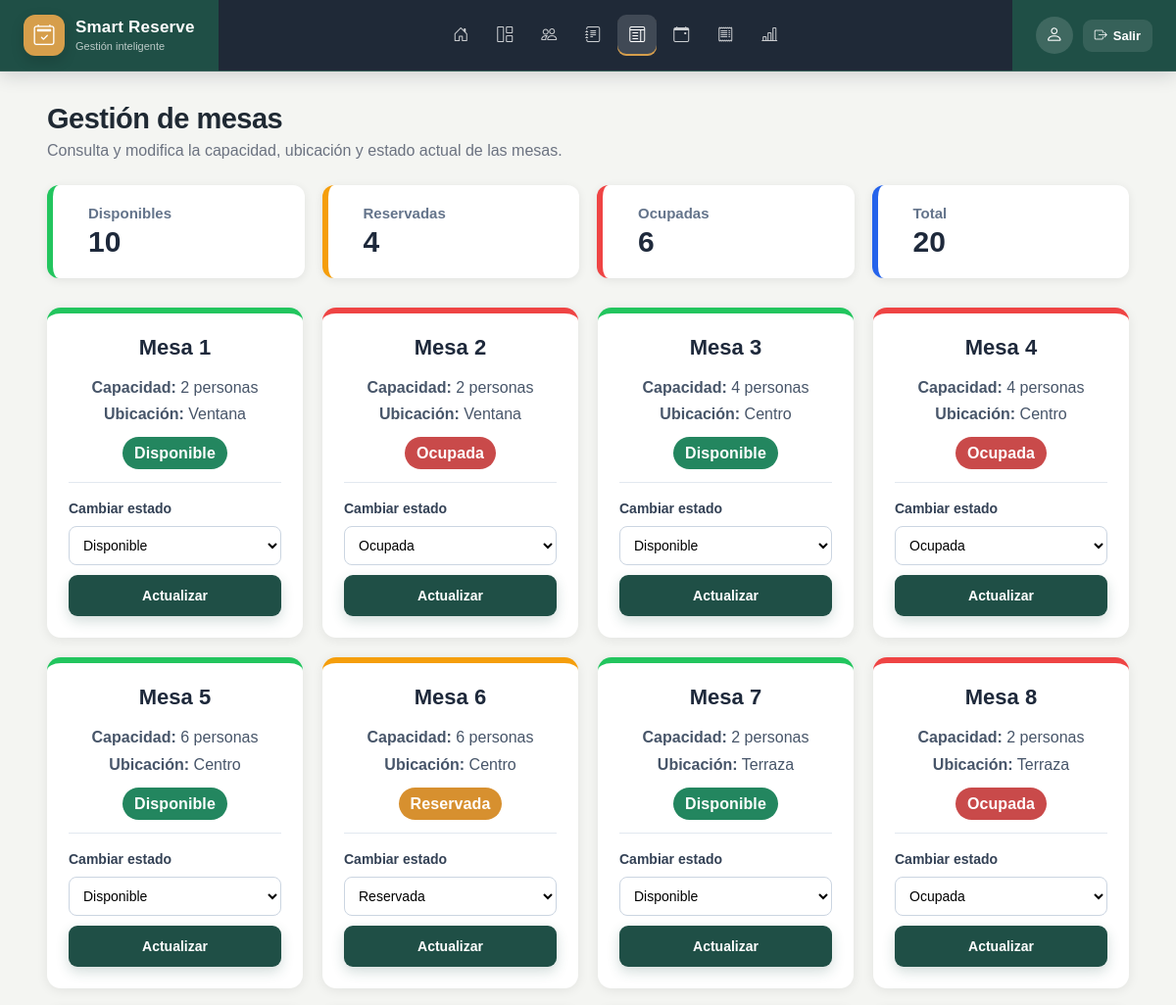
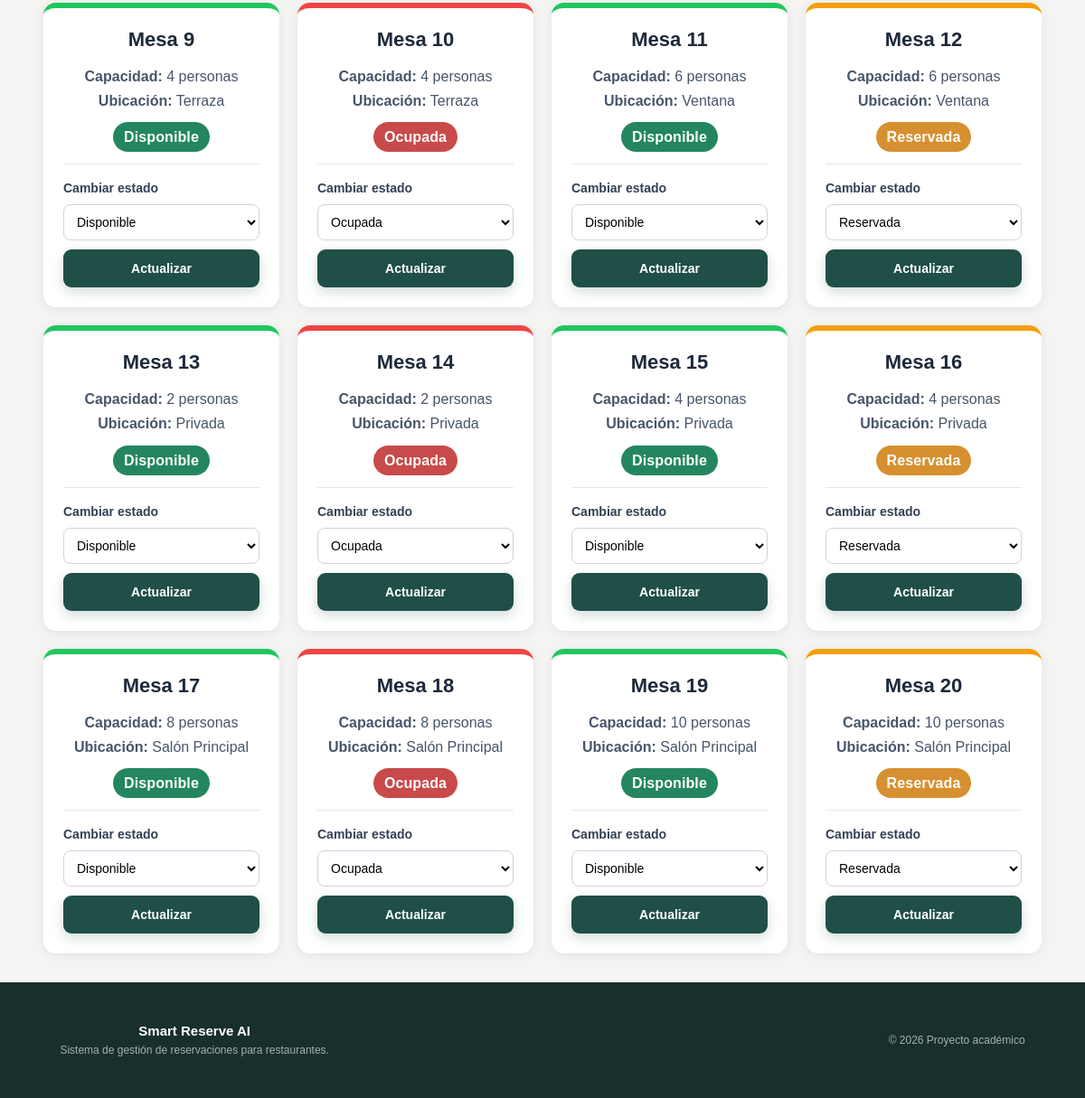
Page /mesas.php on the earlier database version (2 pictures, top to bottom).
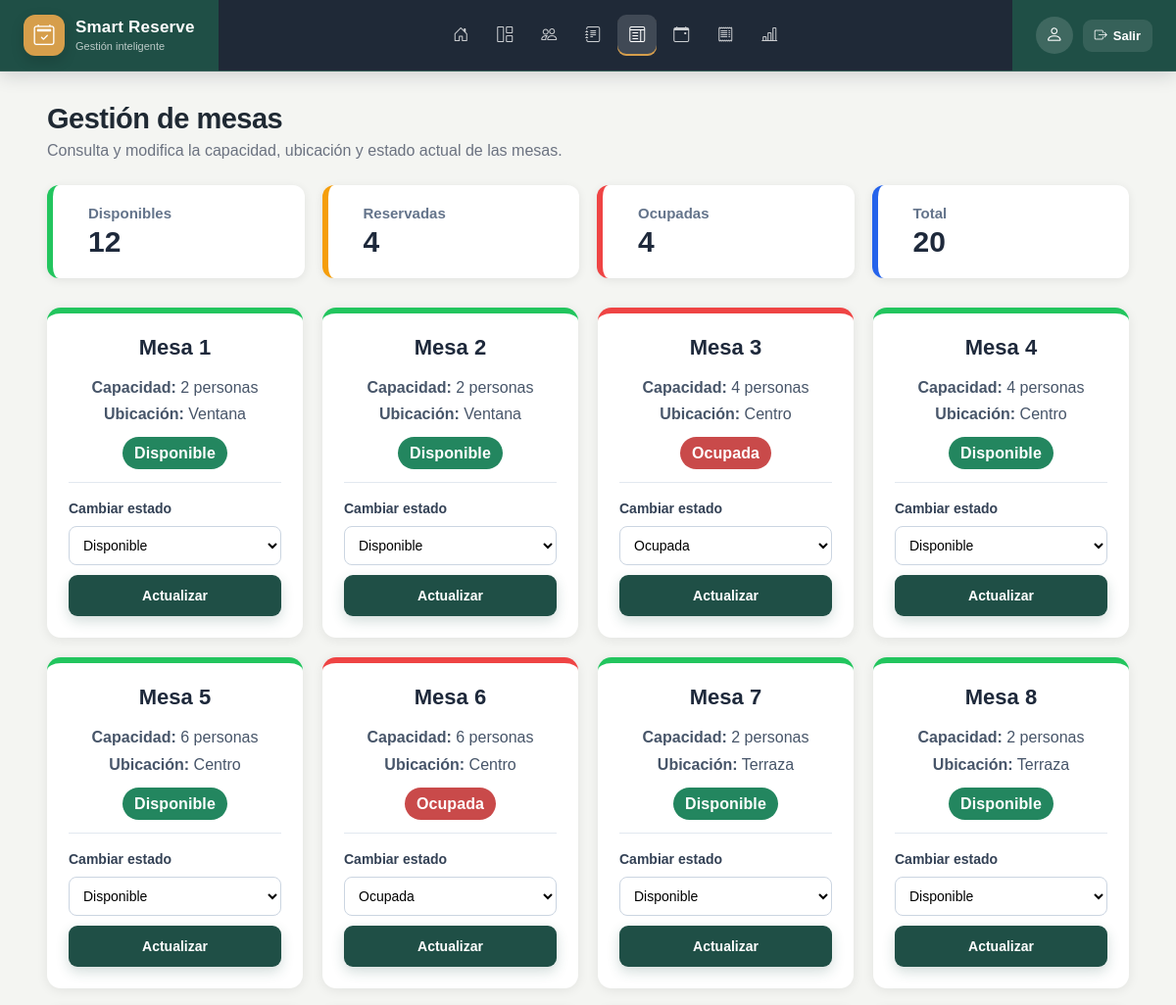
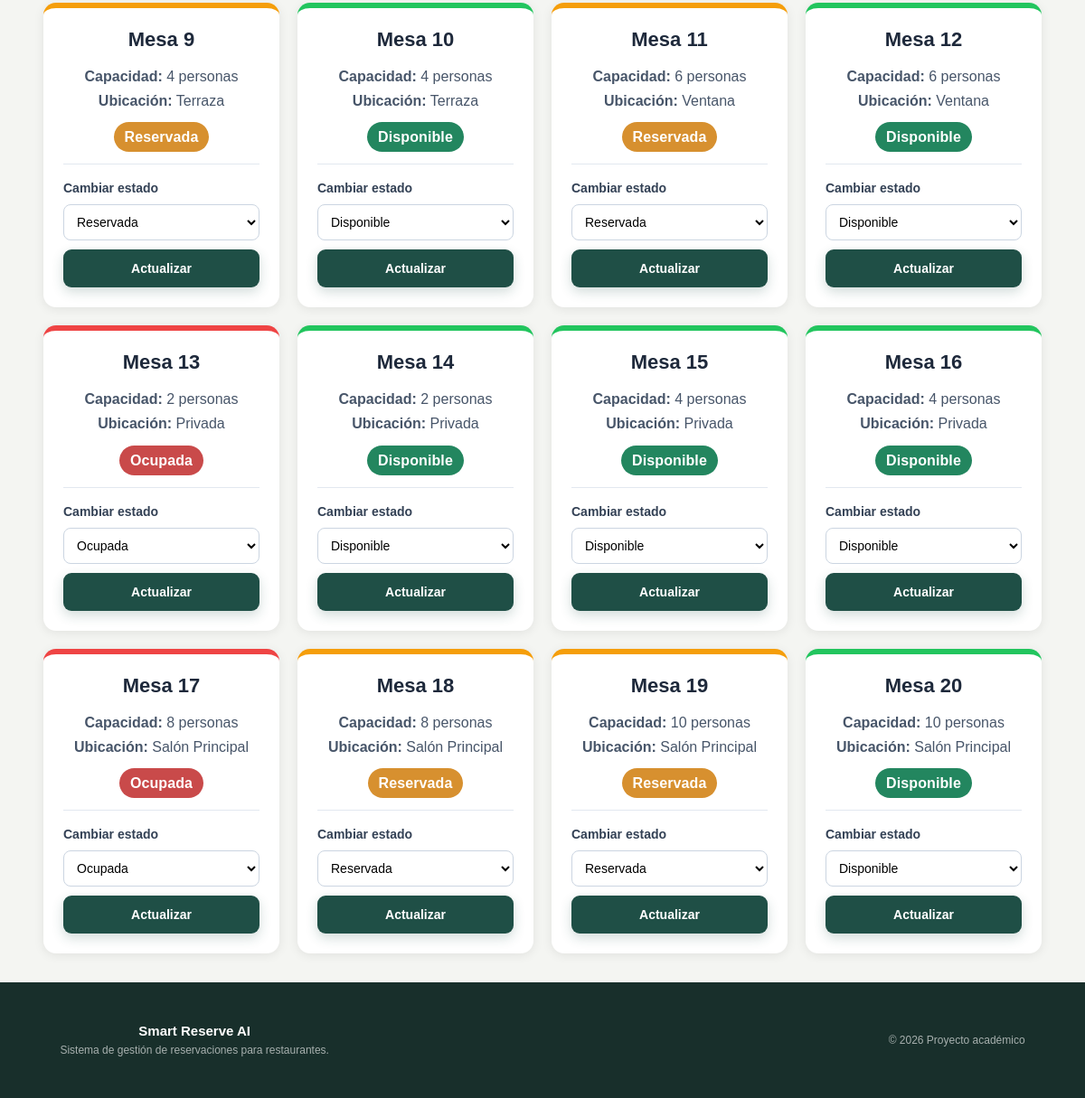
Same page on the later database version (2 pictures, top to bottom).
### tables this page shows
CREATE TABLE `mesa` (
  `id_mesa` int(11) NOT NULL,
  `numero_mesa` int(11) NOT NULL,
  `capacidad` int(11) NOT NULL,
  `ubicacion` varchar(50) DEFAULT NULL,
  `estado` varchar(20) DEFAULT NULL
);

### mesas.php (the view, shortened to what this page needs)
<?php
include("includes/conexion.php");
$sqlMesas = "
    SELECT
        id_mesa,
        numero_mesa,
        capacidad,
        ubicacion,
        estado
    FROM mesa
    ORDER BY numero_mesa ASC
";
$mesas = $conexion->query($sqlMesas);
$resumen = $conexion->query("
    SELECT
        SUM(estado = 'Disponible') AS disponibles,
        SUM(estado = 'Reservada') AS reservadas,
        SUM(estado = 'Ocupada') AS ocupadas,
        COUNT(*) AS total
    FROM mesa
")->fetch_assoc();
include("includes/header.php");
?>
<div class="encabezado-pagina">
    <div>
        <h1>Gestión de mesas</h1>
        <p>
            Consulta y modifica la capacidad, ubicación y estado actual
            de las mesas.
        </p>
    </div>
</div>
<div class="resumen-mesas">
    <div class="resumen-mesa disponible-resumen">
        <div>
            <h3>Disponibles</h3>
            <strong><?= (int) $resumen["disponibles"] ?></strong>
        </div>
    </div>
    <div class="resumen-mesa reservada-resumen">
        <div>
            <h3>Reservadas</h3>
            <strong><?= (int) $resumen["reservadas"] ?></strong>
        </div>
    </div>
    <div class="resumen-mesa ocupada-resumen">
        <div>
            <h3>Ocupadas</h3>
            <strong><?= (int) $resumen["ocupadas"] ?></strong>
        </div>
    </div>
    <div class="resumen-mesa total-resumen">
        <div>
            <h3>Total</h3>
            <strong><?= (int) $resumen["total"] ?></strong>
        </div>
    </div>
</div>
<div class="grid-mesas">
    <?php if ($mesas && $mesas->num_rows > 0) { ?>
        <?php while ($mesa = $mesas->fetch_assoc()) { ?>
            <?php
                $estadoClase = strtolower($mesa["estado"]);
            ?>
            <div class="tarjeta-mesa <?= $estadoClase ?>-borde">
                <div class="mesa-numero">
                    Mesa <?= $mesa["numero_mesa"] ?>
                </div>
                <div class="mesa-informacion">
                    <p>
                        <strong>Capacidad:</strong>
                        <?= $mesa["capacidad"] ?> personas
                    </p>
                    <p>
                        <strong>Ubicación:</strong>
                        <?= htmlspecialchars($mesa["ubicacion"]) ?>
                    </p>
                </div>
                <span class="estado <?= $estadoClase ?>">
                    <?= htmlspecialchars($mesa["estado"]) ?>
                </span>
                <form
                    action="actualizar_estado_mesa.php"
                    method="POST"
                    class="form-estado-mesa"
                >
                    <label for="estado_<?= $mesa["id_mesa"] ?>">
                        Cambiar estado
                    </label>
                    <select
                        id="estado_<?= $mesa["id_mesa"] ?>"
                        name="estado"
                        required
                    >
                        <option
                            value="Disponible"
                            <?= $mesa["estado"] === "Disponible" ? "selected" : "" ?>
                        >
                            Disponible
                        </option>
                        <option
                            value="Reservada"
                            <?= $mesa["estado"] === "Reservada" ? "selected" : "" ?>
                        >
                            Reservada
                        </option>
                        <option
                            value="Ocupada"
                            <?= $mesa["estado"] === "Ocupada" ? "selected" : "" ?>
                        >
                            Ocupada
                        </option>
                    </select>
                    <button
                        type="submit"
                        class="boton boton-principal boton-mesa"
                    >
                        Actualizar
                    </button>
                </form>
            </div>
        <?php } ?>
    <?php } else { ?>
        <p>No hay mesas registradas.</p>
    <?php } ?>
</div>
<?php include("includes/footer.php"); ?>

### header.php (shortened to what this page needs)
<?php
$paginaActual = basename($_SERVER["PHP_SELF"]);
function enlaceActivo(
    string $archivo,
    string $paginaActual
): string {
    return $archivo === $paginaActual
        ? "activo"
        : "";
}
?>
<!DOCTYPE html>
<html lang="es">
<head>
    <link
        rel="stylesheet"
        href="https://cdn.jsdelivr.net/npm/bootstrap-icons@1.13.1/font/bootstrap-icons.min.css"
    >
    <link
        rel="stylesheet"
        href="css/estilos.css"
    >
</head>
<body>
<header class="barra-superior">
    <div class="barra-contenido">
        <a
            href="dashboard.php"
            class="logo-sistema"
        >
            <span class="logo-icono">
                <i class="bi bi-calendar2-check"></i>
            </span>
            <span class="logo-texto">
                <strong>Smart Reserve</strong>
                <small>Gestión inteligente</small>
            </span>
        </a>
        <nav
            class="navegacion-principal"
            id="navegacion-principal"
        >
            <ul>
                <li>
                    <a
                        href="index.php"
                        class="<?= enlaceActivo(
                            "index.php",
                            $paginaActual
                        ) ?>"
                    >
                        <i class="bi bi-house-door"></i>
                    </a>
                </li>
                <li>
                    <a
                        href="dashboard.php"
                        class="<?= enlaceActivo(
                            "dashboard.php",
                            $paginaActual
                        ) ?>"
                    >
                        <i class="bi bi-grid-1x2"></i>
                    </a>
                </li>
                <li>
                    <a
                        href="clientes.php"
                        class="<?= enlaceActivo(
                            "clientes.php",
                            $paginaActual
                        ) ?>"
                    >
                        <i class="bi bi-people"></i>
                    </a>
                </li>
                <li>
                    <a
                        href="menu.php"
                        class="<?= enlaceActivo(
                            "menu.php",
                            $paginaActual
                        ) ?>"
                    >
                        <i class="bi bi-journal-text"></i>
                    </a>
                </li>
                <li>
                    <a
                        href="mesas.php"
                        class="<?= enlaceActivo(
                            "mesas.php",
                            $paginaActual
                        ) ?>"
                    >
                        <i class="bi bi-layout-text-window"></i>
                    </a>
                </li>
                <li>
                    <a
                        href="reservaciones.php"
                        class="<?= enlaceActivo(
                            "reservaciones.php",
                            $paginaActual
                        ) ?>"
                    >
                        <i class="bi bi-calendar-event"></i>
                    </a>
                </li>
                <li>
                    <a
                        href="ordenes.php"
                        class="<?= enlaceActivo(
                            "ordenes.php",
                            $paginaActual
                        ) ?>"
                    >
                        <i class="bi bi-receipt"></i>
                    </a>
                </li>
                <li>
                    <a
                        href="reportes.php"
                        class="<?= enlaceActivo(
                            "reportes.php",
                            $paginaActual
                        ) ?>"
                    >
                        <i class="bi bi-bar-chart-line"></i>
                    </a>
                </li>
            </ul>
        </nav>
        <div class="perfil-usuario">
            <div class="avatar-usuario">
                <i class="bi bi-person"></i>
            </div>
            <a
                href="logout.php"
                class="boton-salir"
                title="Cerrar sesión"
            >
                <i class="bi bi-box-arrow-right"></i>
                <span>Salir</span>
            </a>
        </div>
    </div>
</header>
<main class="contenido-principal">
    <div class="container">

### footer.php (shortened to what this page needs)
    </div>
</main>
<footer class="pie-sistema">
    <div class="pie-contenido">
        <div>
            <strong>Smart Reserve AI</strong>
            <p>
                Sistema de gestión de reservaciones
                para restaurantes.
            </p>
        </div>
        <span>
            &copy; <?= date("Y") ?> Proyecto académico
        </span>
    </div>
</footer>
</body>
</html>

Differences in the rows shown:
changed mesa (number 2 of 20 on the later page): estado "Ocupada" → "Disponible"
changed mesa (number 3 of 20 on the later page): estado "Disponible" → "Ocupada"
changed mesa (number 4 of 20 on the later page): estado "Ocupada" → "Disponible"
changed mesa (number 6 of 20 on the later page): estado "Reservada" → "Ocupada"
changed mesa (number 8 of 20 on the later page): estado "Ocupada" → "Disponible"
changed mesa (number 9 of 20 on the later page): estado "Disponible" → "Reservada"
changed mesa (number 10 of 20 on the later page): estado "Ocupada" → "Disponible"
changed mesa (number 11 of 20 on the later page): estado "Disponible" → "Reservada"
changed mesa (number 12 of 20 on the later page): estado "Reservada" → "Disponible"
changed mesa (number 13 of 20 on the later page): estado "Disponible" → "Ocupada"
changed mesa (number 14 of 20 on the later page): estado "Ocupada" → "Disponible"
changed mesa (number 16 of 20 on the later page): estado "Reservada" → "Disponible"
changed mesa (number 17 of 20 on the later page): estado "Disponible" → "Ocupada"
changed mesa (number 18 of 20 on the later page): estado "Ocupada" → "Reservada"
changed mesa (number 19 of 20 on the later page): estado "Disponible" → "Reservada"
changed mesa (number 20 of 20 on the later page): estado "Reservada" → "Disponible"
Other differences:
$resumen["disponibles"]: "10" → "12"
$resumen["ocupadas"]: "6" → "4"
